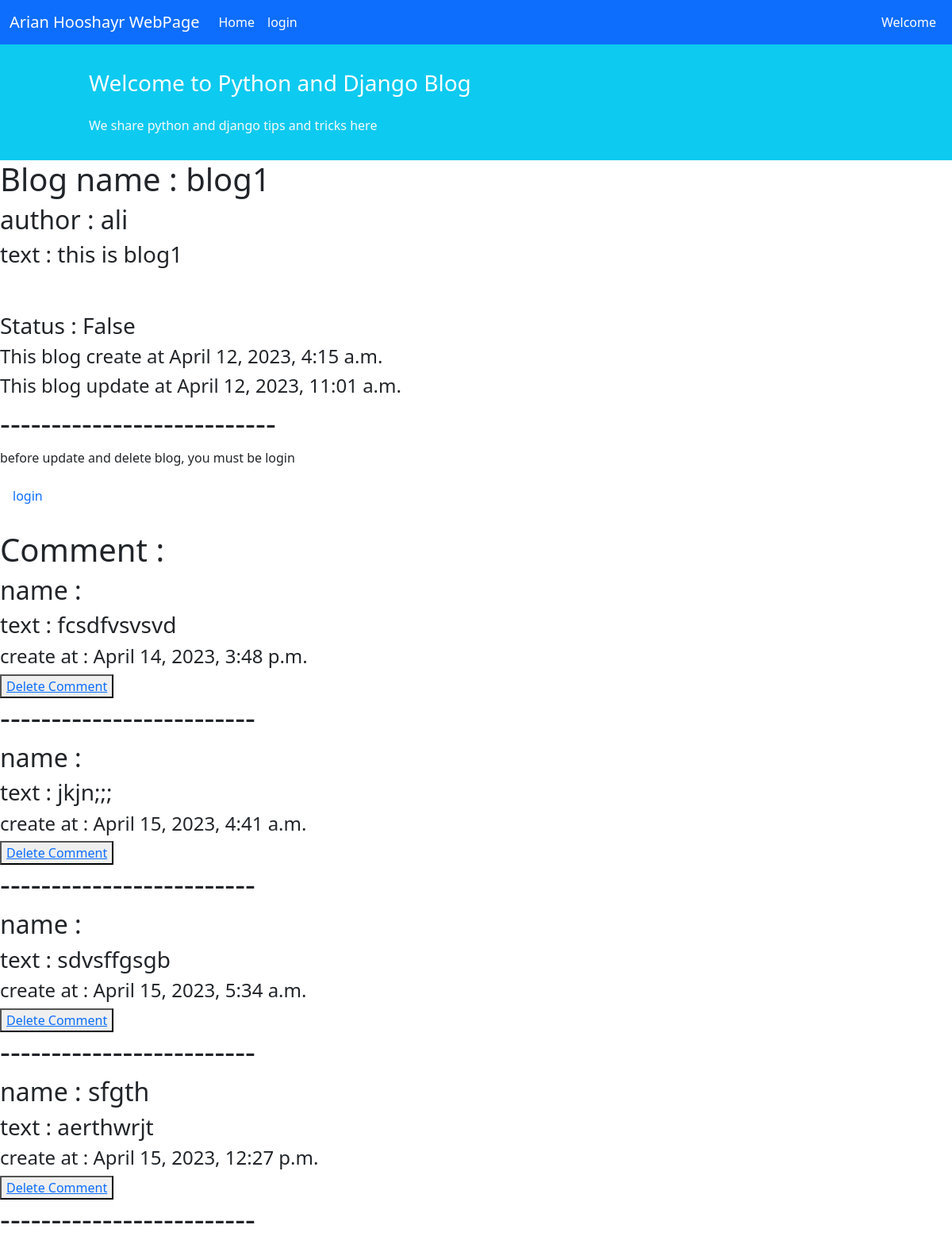
Page /blog/1/ on the committed database.
### blogs/models.py (models this page shows, shortened)
class Blog(models.Model):
    title = models.CharField(max_length=150)
    author = models.CharField(max_length=50)
    text = models.TextField()
    create_at = models.DateTimeField(auto_now_add=True)
    update_at = models.DateTimeField(auto_now=True)
    active = models.BooleanField()

class Comment(models.Model):
    name = models.CharField(max_length=100)
    blog = models.ForeignKey(Blog, on_delete=models.CASCADE, related_name='comment')
    text = models.TextField()
    create_at = models.DateTimeField(auto_now_add=True)

### blogs/views.py (the view)
class BlogDetailView(generic.DetailView):
    model = Blog
    template_name = 'blog/blog_detail.html'
    context_object_name = 'blogs'

### templates/blog/blog_detail.html (shortened to what this page needs)
{% extends '_base.html' %}
{% block content %}
    <h1>Blog name : {{ blogs.title }}</h1>
    <h2>author : {{ blogs.author }}</h2>
    <h3>text : {{ blogs.text }}</h3>
    <br>
    <br>
    <h3>Status : {{ blogs.active }}</h3>
    <h4>This blog create at {{ blogs.create_at }}</h4>
    <h4>This blog update at {{ blogs.update_at }}</h4>
    <h1>---------------------------</h1>
    {% if user.is_authenticated %}
        <button class="button" type="submit"><a href="{% url 'Blog_update_View' blogs.id %}">Update Detail</a></button>
        <br>
        <br>
        <button class="button" type="submit"><a href="{% url 'Blog_delete_View' blogs.id %}">Delete Blog</a></button>
        <br>
        <br>
        <button class="button" type="submit"><a href="{% url 'Blog_comment_view' blogs.id %}">Add comment</a></button>
        <br>
        <br>
        <button class="button" type="submit"><a href="{% url 'Blog_List_View' %}">Blog List</a></button>
    {% else %}
        <p>before update and delete blog, you must be login</p>
        <a class="nav-link active" aria-current="page" href="{% url 'login' %}">login</a>
    {% endif %}
    <br>
    <h1>Comment : </h1>
    {% for commen in object.comment.all %}
        <h2> name : {{ commen.name }}</h2>
        <h3>text : {{ commen.text }}</h3>
        <h4>create at : {{ commen.create_at }}</h4>
        <button class="button" type="submit"><a href="{% url 'Blog_comment_delete_view' commen.id %}">Delete Comment</a></button>
        <h1>-------------------------</h1>
    {% endfor %}
{% endblock %}

### rows in the picture
Blog: title "blog1", author "ali", text "this is blog1", active "False", create_at "April 12, 2023, 4:15 a.m.", update_at "April 12, 2023, 11:01 a.m."
Comment: text "fcsdfvsvsvd", create_at "April 14, 2023, 3:48 p.m."
Comment: text "jkjn;;;", create_at "April 15, 2023, 4:41 a.m."
Comment: text "sdvsffgsgb", create_at "April 15, 2023, 5:34 a.m."
Comment: name "sfgth", text "aerthwrjt", create_at "April 15, 2023, 12:27 p.m."
